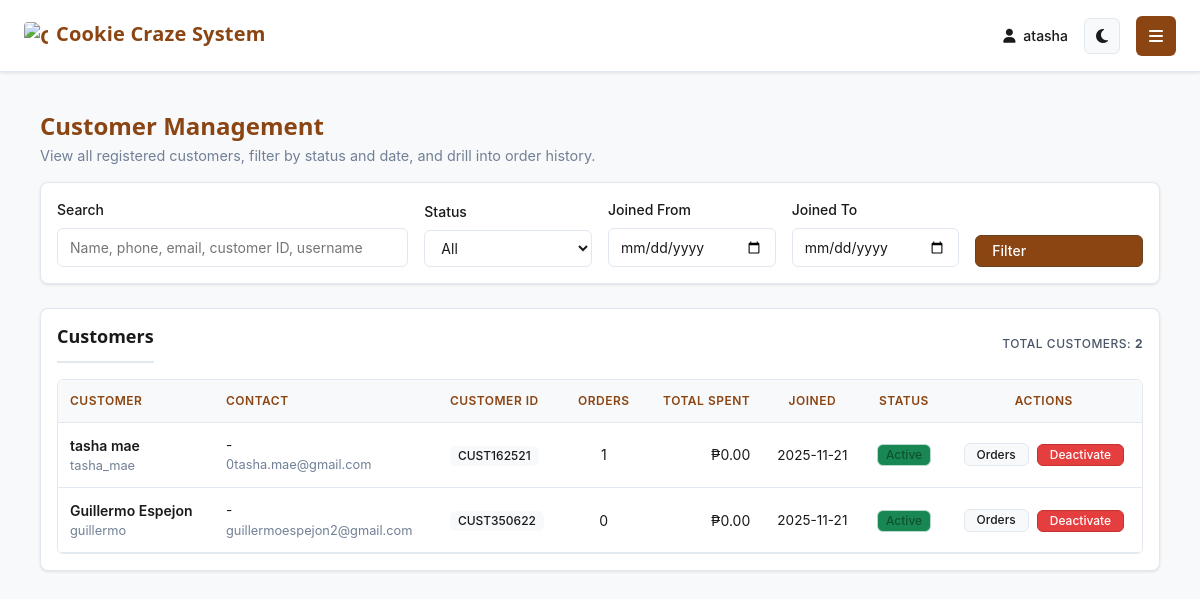
The page /app/admin/customers/ (signed in) on the database its author committed.
### cookie_app/models.py (models this page shows, shortened)
class Customer(models.Model):
    user_profile = models.OneToOneField(UserProfile, on_delete=models.CASCADE, related_name='customer')
    name = models.CharField(max_length=100)
    phone = models.CharField(max_length=20, blank=True, null=True)
    email = models.EmailField()
    loyalty_points = models.IntegerField(default=0)
    date_joined = models.DateTimeField(auto_now_add=True)
    ftue_completed = models.BooleanField(default=False)
    is_email_verified = models.BooleanField(default=False)
    email_verification_token = models.CharField(max_length=64, unique=True, blank=True, null=True)
    email_verification_sent_at = models.DateTimeField(null=True, blank=True)
    email_verified_at = models.DateTimeField(null=True, blank=True)

class UserProfile(models.Model):
    USER_TYPES = [('customer', 'Customer'), ('staff', 'Staff'), ('admin', 'Administrator')]
    user = models.OneToOneField(User, on_delete=models.CASCADE, related_name='profile')
    user_type = models.CharField(max_length=20, choices=USER_TYPES, default='customer')
    phone_number = models.CharField(max_length=20, blank=True, null=True)
    date_joined = models.DateTimeField(auto_now_add=True)
    customer_id = models.CharField(max_length=16, unique=True, blank=True, null=True)
    loyalty_points = models.IntegerField(default=0)

### cookie_app/views.py (the view)
    def _wrapped_view(request, *args, **kwargs):
        if not request.user.is_authenticated:
            return redirect('home')
        if not is_admin_or_staff(request.user):
            messages.error(request, 'Admin access required.')
            return redirect('dashboard')
        return view_func(request, *args, **kwargs)

### cookie_app/views.py (called while the page is built)
def is_admin_or_staff(user):
    if not user.is_authenticated:
        return False
    if user.is_superuser:
        return True
    if hasattr(user, 'staff'):
        return user.staff.role in ['admin', 'staff'] and user.staff.is_active
    return False

def admin_required(view_func):
    def _wrapped_view(request, *args, **kwargs):
        if not request.user.is_authenticated:
            return redirect('home')
        if not is_admin_or_staff(request.user):
            messages.error(request, 'Admin access required.')
            return redirect('dashboard')
        return view_func(request, *args, **kwargs)
    return _wrapped_view

### templates/admin/customers_list.html (shortened to what this page needs)
{% extends 'base.html' %}
{% load static %}
{% block content %}
<div class="content">
    <div class="unified-page-header">
        <div>
            <h1 class="unified-h1 mb-1">Customer Management</h1>
            <p class="text-muted mb-0">View all registered customers, filter by status and date, and drill into order history.</p>
        </div>
    </div>
    <div class="unified-card unified-card-sm mb-4">
        <form method="get" class="row g-3 align-items-end">
            <div class="col-md-4">
                <label class="unified-form-label">Search</label>
                <input type="text" name="search" value="{{ search }}" class="unified-form-control" placeholder="Name, phone, email, customer ID, username">
            </div>
            <div class="col-md-2">
                <label class="unified-form-label">Status</label>
                <select name="status" class="unified-form-control">
                    <option value="">All</option>
                </select>
            </div>
            <div class="col-md-2">
                <label class="unified-form-label">Joined From</label>
                <input type="date" name="start_date" value="{{ start_date }}" class="unified-form-control">
            </div>
            <div class="col-md-2">
                <label class="unified-form-label">Joined To</label>
                <input type="date" name="end_date" value="{{ end_date }}" class="unified-form-control">
            </div>
            <div class="col-md-2 d-flex gap-2">
                <button type="submit" class="unified-btn unified-btn-primary w-100">Filter</button>
            </div>
        </form>
    </div>
    <div class="unified-card unified-card-sm">
        <div class="d-flex justify-content-between align-items-center mb-3 flex-wrap gap-2">
            <h2 class="unified-h2 mb-0">Customers</h2>
            <span class="unified-stat-label">Total customers: <strong>{{ customers|length }}</strong></span>
        </div>
        <div class="unified-table-container">
            <table class="unified-table">
                <thead>
                    <tr>
                        <th>Customer</th>
                        <th>Contact</th>
                        <th>Customer ID</th>
                        <th class="text-center">Orders</th>
                        <th class="text-end">Total Spent</th>
                        <th class="text-center">Joined</th>
                        <th class="text-center">Status</th>
                        <th class="text-center">Actions</th>
                    </tr>
                </thead>
                <tbody>
                    {% if customers %}
                        {% for c in customers %}
                        <tr>
                            <td>
                                <div class="fw-semibold text-primary">{{ c.name }}</div>
                                <div class="text-muted" style="font-size: 0.8rem;">{{ c.user_profile.user.username }}</div>
                            </td>
                            <td>
                                <div style="font-size: 0.85rem;">{{ c.phone|default:'-' }}</div>
                                <div class="text-muted" style="font-size: 0.8rem;">{{ c.email }}</div>
                            </td>
                            <td>
                                <span class="badge bg-light text-primary">{{ c.user_profile.customer_id }}</span>
                            </td>
                            <td class="text-center">
                                {{ c.total_orders|default:0 }}
                            </td>
                            <td class="text-end">
                                ₱{{ c.total_spent|default:0|floatformat:2 }}
                            </td>
                            <td class="text-center" style="font-size: 0.85rem;">
                                {{ c.date_joined|date:'Y-m-d' }}
                            </td>
                            <td class="text-center">
                                {% if c.user_profile.user.is_active %}
                                    <span class="badge bg-success">Active</span>
                                {% else %}
                                    <span class="badge bg-secondary">Inactive</span>
                                {% endif %}
                            </td>
                            <td class="text-center">
                                <div class="d-flex justify-content-center gap-2 flex-wrap">
                                    <a href="{% url 'admin_customer_orders' c.id %}" class="unified-btn unified-btn-secondary unified-btn-sm">Orders</a>
                                    <form id="customer-status-form-{{ c.id }}" method="post" action="{% if c.user_profile.user.is_active %}{% url 'admin_deactivate_customer' c.id %}{% else %}{% url 'admin_activate_customer' c.id %}{% endif %}" style="display:inline;">
                                        {% if c.user_profile.user.is_active %}
                                            <button type="button" class="unified-btn unified-btn-danger unified-btn-sm btn-deactivate-customer" data-customer-name="{{ c.name }}" data-form-id="customer-status-form-{{ c.id }}">Deactivate</button>
                                        {% else %}
                                            <button type="submit" class="unified-btn unified-btn-primary unified-btn-sm">Activate</button>
                                        {% endif %}
                                    </form>
                                </div>
                            </td>
                        </tr>
                        {% endfor %}
                    {% else %}
                        <tr>
                            <td colspan="8" class="text-center text-muted py-4">No customers found for the selected filters.</td>
                        </tr>
                    {% endif %}
                </tbody>
            </table>
        </div>
    </div>
</div>
{% endblock %}

### templates/base.html (shortened to what this page needs)
<!DOCTYPE html>
<html lang="en">
<head>
    {% load static %}
    <link href="https://cdn.jsdelivr.net/npm/bootstrap@5.3.2/dist/css/bootstrap.min.css" rel="stylesheet">
    <link rel="stylesheet" href="https://cdnjs.cloudflare.com/ajax/libs/font-awesome/6.4.0/css/all.min.css">
    <link rel="stylesheet" href="{% static 'css/style.css' %}">
</head>
<body data-theme="light" {% if user.is_authenticated %}class="authenticated"{% endif %}>
    {% if user.is_authenticated %}
    <div class="main-content" id="main-content">
        <header class="header">
            <div class="header-title">
                {% if request.path == '/app/admin-dashboard/' %}
                    Admin Dashboard
                {% elif request.path == '/app/staff-dashboard/' %}
                    Staff Dashboard
                {% elif 'inventory' in request.path %}
                    <span class="brand-title">
                        <img src="{% static 'images/cookie-craze-logo.png' %}" alt="Cookie Craze" class="brand-logo">
                        <span>Cookie Craze System</span>
                    </span>
                {% elif 'sale' in request.path and 'daily-sales' not in request.path %}
                    <span class="brand-title">
                        <img src="{% static 'images/cookie-craze-logo.png' %}" alt="Cookie Craze" class="brand-logo">
                        <span>Cookie Craze System</span>
                    </span>
                {% elif 'daily-sales' in request.path %}
                    <span class="brand-title">
                        <img src="{% static 'images/cookie-craze-logo.png' %}" alt="Cookie Craze" class="brand-logo">
                        <span>Cookie Craze System</span>
                    </span>
                {% elif 'staff-management' in request.path %}
                    Staff Management
                {% elif 'admin-sales-monitoring' in request.path %}
                    Sales Monitoring
                {% elif 'staff-sales-history' in request.path %}
                    My Sales History
                {% elif 'report' in request.path %}
                    Reports & Analytics
                {% else %}
                    <span class="brand-title">
                        <img src="{% static 'images/cookie-craze-logo.png' %}" alt="Cookie Craze" class="brand-logo">
                        <span>Cookie Craze System</span>
                    </span>
                {% endif %}
            </div>
            <div class="header-right">
                <div class="user-info">
                    <span>
                        {% if user.is_superuser or user.staff.role == 'admin' %}
                            <i class="fas fa-crown text-warning me-1"></i>
                        {% else %}
                            <i class="fas fa-user me-1"></i>
                        {% endif %}
                        {{ user.username }}
                    </span>
                    <button class="theme-toggle" id="themeToggle" title="Toggle dark mode">
                    </button>
                </div>
                <button class="sidebar-toggle" id="sidebarToggle" title="Toggle sidebar">
                    <i class="fas fa-bars"></i>
                </button>
            </div>
        </header>
        <div class="content">
            {% block content %}
            {% endblock %}
        </div>
    </div>
    {% endif %}
</body>
</html>

### static/css/style.css (style rules this page uses)
:root { --primary: #8B4513; --primary-light: #A0522D; --primary-dark: #654321; --accent: #D2691E; --accent-light: #F5DEB3; --bg-primary: #f8f9fa; --bg-secondary: #ffffff; --bg-tertiary: #e9ecef; --text-primary: #2d3748; --text-secondary: #4a5568; --text-muted: #718096; --border: #cbd5e0; --success: #38a169; --warning: #d69e2e; --danger: #e53e3e; --info: #3182ce; --shadow-sm: 0 1px 2px rgba(0, 0, 0, 0.05); --shadow: 0 2px 4px rgba(0, 0, 0, 0.1); --shadow-lg: 0 4px 8px rgba(0, 0, 0, 0.15); --font-family: 'Segoe UI', system-ui, -apple-system, sans-serif; --text-xs: 0.75rem; --text-sm: 0.875rem; --text-base: 1rem; --text-lg: 1.125rem; --text-xl: 1.25rem; --text-2xl: 1.5rem; --text-3xl: 1.875rem; --space-1: 0.25rem; --space-2: 0.5rem; --space-3: 0.75rem; --space-4: 1rem; --space-5: 1.25rem; --space-6: 1.5rem; --space-8: 2rem; --radius-sm: 4px; --radius: 6px; --radius-lg: 8px; --radius-xl: 12px; }
* { margin: 0; padding: 0; box-sizing: border-box; transition: background-color 0.3s ease, color 0.3s ease, border-color 0.3s ease; }
body { font-family: var(--font-family); background: var(--bg-primary); color: var(--text-primary); line-height: 1.5; font-size: var(--text-base); font-weight: 400; -webkit-font-smoothing: antialiased; -moz-osx-font-smoothing: grayscale; }
h1, h2, h3, h4, h5, h6 { color: var(--text-primary); font-weight: 600; line-height: 1.3; margin-bottom: var(--space-4); }
h1 { font-size: var(--text-3xl); color: var(--primary); font-weight: 700; margin-bottom: var(--space-5); }
h2 { font-size: var(--text-2xl); color: var(--primary); font-weight: 600; border-bottom: 2px solid var(--border); padding-bottom: var(--space-3); margin-bottom: var(--space-4); }
.text-muted { color: var(--text-muted) !important; }
.content { padding: var(--space-5); max-width: 1400px; margin: 0 auto; }
table { width: 100%; border-collapse: collapse; background: var(--bg-secondary); font-size: var(--text-sm); }
th, td { padding: var(--space-3); text-align: left; border-bottom: 1px solid var(--border); color: var(--text-primary); }
th { background: var(--bg-tertiary); color: var(--primary); font-weight: 600; font-size: var(--text-xs); text-transform: uppercase; letter-spacing: 0.05em; }
.badge.bg-success, .badge.bg-success.text-light, .badge.bg-success.text-white { background: var(--status-completed-bg) !important; color: var(--status-completed-text) !important; border: 1px solid var(--status-completed-border) !important; }

### rows shown on the page
Customer: name "tasha mae", user_profile.user.username "tasha_mae", phone "-", email "0tasha.mae@gmail.com", user_profile.customer_id "CUST162521", total_orders "1", total_spent "0.00", date_joined "2025-11-21", shows "Active"
Customer: name "Guillermo Espejon", user_profile.user.username "guillermo", phone "-", email "guillermoespejon2@gmail.com", user_profile.customer_id "CUST350622", total_orders "0", total_spent "0.00", date_joined "2025-11-21", shows "Active"

### other values the page prints
{{ user.username }} "atasha"
{{ customers|length }} "2"
